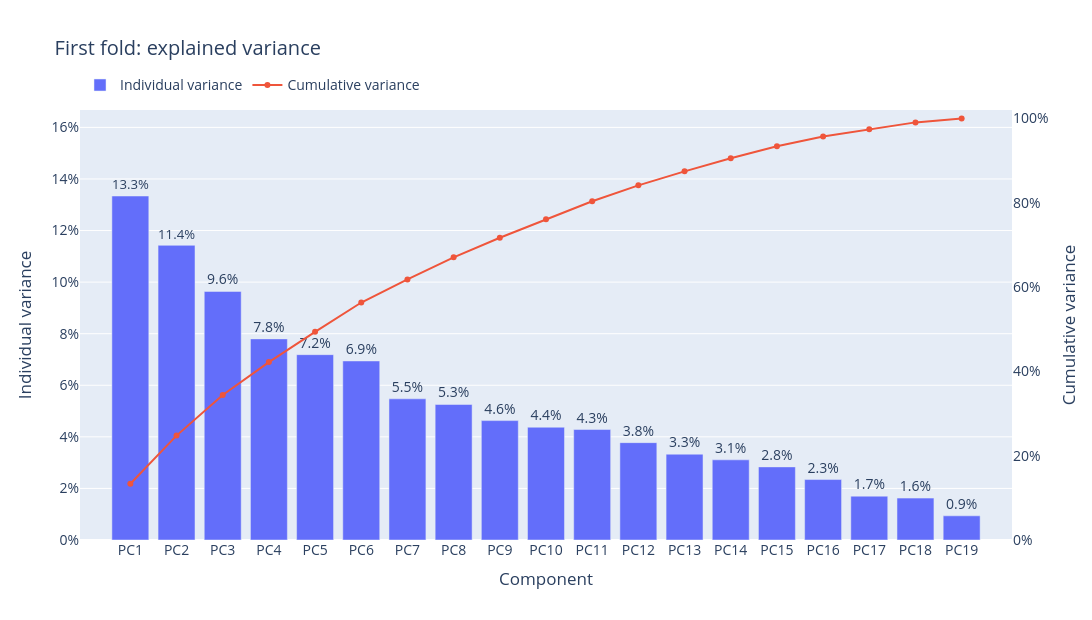

Source (notebook cell):
### Code cell
import plotly.express as px
import plotly.graph_objects as go

fig = go.Figure(
    go.Bar(
        x=evr.index,
        y=evr,
        name="Individual variance",
        text=evr,
        texttemplate="%{text:.1%}",
        textposition="outside",
    )
)
fig.add_scatter(
    x=evr.index,
    y=evr.cumsum(),
    name="Cumulative variance",
    mode="lines+markers",
    yaxis="y2",
)
fig.update_layout(
    title="First fold: explained variance",
    width=1100,
    height=620,
    font=dict(size=14),
    xaxis_title="Component",
    yaxis=dict(
        title="Individual variance",
        tickformat=".0%",
        range=[0, evr.max() * 1.25],
        tickmode="linear",
        tick0=0,
        dtick=0.02,
    ),
    yaxis2=dict(
        title="Cumulative variance",
        tickformat=".0%",
        range=[0, 1.02],
        tickmode="array",
        tickvals=[0, 0.2, 0.4, 0.6, 0.8, 1],
        ticktext=["0%", "20%", "40%", "60%", "80%", "100%"],
        overlaying="y",
        side="right",
        showgrid=False,
    ),
    legend=dict(orientation="h", y=1.02, yanchor="bottom"),
    margin=dict(t=110),
)
fig.show()

### Figure 1 — Plotly figure (JSON) as saved in the notebook; plotly's stock layout.template omitted (floating-point values rounded to 4 significant figures)
{"data": [{"name": "Individual variance", "text": [0.1334, 0.1143, 0.09639, 0.07798, 0.07186, 0.06943, 0.05474, 0.05255, 0.0463, 0.04373, 0.04284, 0.03776, 0.03327, 0.03109, 0.02835, 0.02344, 0.017, 0.01625, 0.009376], "textposition": "outside", "texttemplate": "%{text:.1%}", "type": "bar", "x": ["PC1", "PC2", "PC3", "PC4", "PC5", "PC6", "PC7", "PC8", "PC9", "PC10", "PC11", "PC12", "PC13", "PC14", "PC15", "PC16", "PC17", "PC18", "PC19"], "y": [0.1334, 0.1143, 0.09639, 0.07798, 0.07186, 0.06943, 0.05474, 0.05255, 0.0463, 0.04373, 0.04284, 0.03776, 0.03327, 0.03109, 0.02835, 0.02344, 0.017, 0.01625, 0.009376]}, {"mode": "lines+markers", "name": "Cumulative variance", "type": "scatter", "x": ["PC1", "PC2", "PC3", "PC4", "PC5", "PC6", "PC7", "PC8", "PC9", "PC10", "PC11", "PC12", "PC13", "PC14", "PC15", "PC16", "PC17", "PC18", "PC19"], "y": [0.1334, 0.2477, 0.344, 0.422, 0.4939, 0.5633, 0.6181, 0.6706, 0.7169, 0.7606, 0.8035, 0.8412, 0.8745, 0.9056, 0.9339, 0.9574, 0.9744, 0.9906, 1.0], "yaxis": "y2"}], "layout": {"font": {"size": 14}, "height": 620, "legend": {"orientation": "h", "y": 1.02, "yanchor": "bottom"}, "margin": {"t": 110}, "title": {"text": "First fold: explained variance"}, "width": 1100, "xaxis": {"title": {"text": "Component"}}, "yaxis": {"dtick": 0.02, "range": [0, 0.1667], "tick0": 0, "tickformat": ".0%", "tickmode": "linear", "title": {"text": "Individual variance"}}, "yaxis2": {"overlaying": "y", "range": [0, 1.02], "showgrid": false, "side": "right", "tickformat": ".0%", "tickmode": "array", "ticktext": ["0%", "20%", "40%", "60%", "80%", "100%"], "tickvals": [0, 0.2, 0.4, 0.6, 0.8, 1], "title": {"text": "Cumulative variance"}}}}
